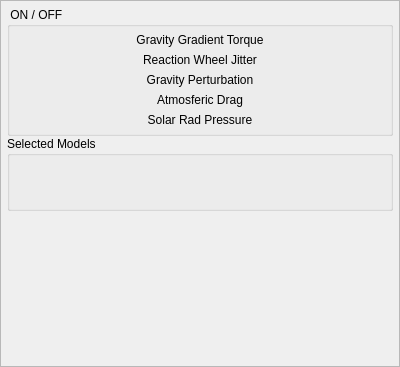
<?xml version='1.0'?>
<ui version="4.0">
 <class>ModelsDisplayInfo</class>
 <widget class="QDockWidget" name="ModelsDisplayInfo">
  <property name="geometry">
   <rect>
    <x>0</x>
    <y>0</y>
    <width>400</width>
    <height>367</height>
   </rect>
  </property>
  <property name="minimumSize">
   <size>
    <width>200</width>
    <height>111</height>
   </size>
  </property>
  <property name="contextMenuPolicy">
   <enum>Qt::ActionsContextMenu</enum>
  </property>
  <property name="allowedAreas">
   <set>Qt::LeftDockWidgetArea|Qt::RightDockWidgetArea</set>
  </property>
  <property name="features">
   <set>QDockWidget::NoDockWidgetFeatures</set>
   <set>QDockWidget::DockWidgetMovable</set>
  </property>
  <property name="windowTitle">
   <string>Sim Models</string>
  </property>
  <widget class="QWidget" name="dockWidgetContents">
   <layout class="QVBoxLayout" name="verticalLayout">
    <property name="spacing">
     <number>0</number>
    </property>
    <property name="leftMargin">
     <number>0</number>
    </property>
    <property name="topMargin">
     <number>0</number>
    </property>
    <property name="rightMargin">
     <number>0</number>
    </property>
    <property name="bottomMargin">
     <number>0</number>
    </property>
    <item>
     <widget class="QScrollArea" name="scrollArea">
      <property name="widgetResizable">
       <bool>true</bool>
      </property>
      <widget class="QWidget" name="scrollAreaWidgetContents">
       <property name="geometry">
        <rect>
         <x>0</x>
         <y>0</y>
         <width>398</width>
         <height>343</height>
        </rect>
       </property>
       <layout class="QVBoxLayout" name="verticalLayout_2">
        <property name="spacing">
         <number>0</number>
        </property>
        <property name="leftMargin">
         <number>6</number>
        </property>
        <property name="topMargin">
         <number>6</number>
        </property>
        <property name="rightMargin">
         <number>6</number>
        </property>
        <property name="bottomMargin">
         <number>6</number>
        </property>
        <item>
         <widget class="QGroupBox" name="modelGroup">
          <property name="title">
           <string> ON / OFF </string>
          </property>
          <layout class="QGridLayout" name="gridLayoutNew" columnstretch="0,0,0" columnminimumwidth="0,0,0">
           <property name="leftMargin">
            <number>6</number>
           </property>
           <property name="topMargin">
            <number>6</number>
           </property>
           <property name="rightMargin">
            <number>6</number>
           </property>
           <property name="bottomMargin">
            <number>6</number>
           </property>
           <item row="0" column="0">
            <widget class="QLabel" name="gGradient_1">
             <property name="text">
              <string>Gravity Gradient Torque</string>
             </property>
             <property name="alignment">
              <set>Qt::AlignCenter</set>
             </property>
            </widget>
           </item>
           <item row="1" column="0">
            <widget class="QLabel" name="rwJitter_1">
             <property name="text">
              <string>Reaction Wheel Jitter</string>
             </property>
             <property name="alignment">
              <set>Qt::AlignCenter</set>
             </property>
            </widget>
           </item>
           <item row="2" column="0">
            <widget class="QLabel" name="gPerturb_1">
             <property name="text">
              <string>Gravity Perturbation</string>
             </property>
             <property name="alignment">
              <set>Qt::AlignCenter</set>
             </property>
            </widget>
           </item>+
           <item row="3" column="0">
            <widget class="QLabel" name="atmDrag_1">
             <property name="text">
              <string>Atmosferic Drag</string>
             </property>
             <property name="alignment">
              <set>Qt::AlignCenter</set>
             </property>
            </widget>
           </item>
           <item row="4" column="0">
            <widget class="QLabel" name="srp_1">
             <property name="text">
              <string>Solar Rad Pressure</string>
             </property>
             <property name="alignment">
              <set>Qt::AlignCenter</set>
             </property>
            </widget>
           </item>
          </layout>
         </widget>
        </item>
        <item>
         <widget class="QGroupBox" name="modelGroup2">
          <property name="title">
           <string>Selected Models</string>
          </property>
          <layout class="QGridLayout" name="gridLayoutNew2" columnstretch="0,0,0" columnminimumwidth="0,0,0">
           <item row="6" column="0">
            <widget class="QLabel" name="albedo">
             <property name="alignment">
              <set>Qt::AlignCenter</set>
             </property>
            </widget>
           </item>
           <item row="7" column="0">
            <widget class="QLabel" name="earthMagField">
             <property name="alignment">
              <set>Qt::AlignCenter</set>
             </property>
            </widget>
           </item>
          </layout>
         </widget>
        </item>
        <item>
         <spacer name="verticalSpacer">
          <property name="orientation">
           <enum>Qt::Vertical</enum>
          </property>
          <property name="sizeHint" stdset="0">
           <size>
            <width>20</width>
            <height>40</height>
           </size>
          </property>
         </spacer>
        </item>
       </layout>
      </widget>
     </widget>
    </item>
   </layout>
  </widget>
  <action name="actionEnabled_Models">
   <property name="checkable">
    <bool>true</bool>
   </property>
   <property name="checked">
    <bool>true</bool>
   </property>
   <property name="text">
    <string>Enabled Models</string>
   </property>
  </action>
  <action name="actionSelec_Models">
   <property name="checkable">
    <bool>true</bool>
   </property>
   <property name="checked">
    <bool>true</bool>
   </property>
   <property name="text">
    <string>Selected Models</string>
   </property>
  </action>
 </widget>
 <resources/>
 <connections>
  <connection>
   <sender>actionEnabled_Models</sender>
   <signal>toggled(bool)</signal>
   <receiver>modelGroup</receiver>
   <slot>setVisible(bool)</slot>
  </connection>
  <connection>
   <sender>actionSelec_Models</sender>
   <signal>toggled(bool)</signal>
   <receiver>modelGroup2</receiver>
   <slot>setVisible(bool)</slot>
  </connection>
 </connections>
</ui>
